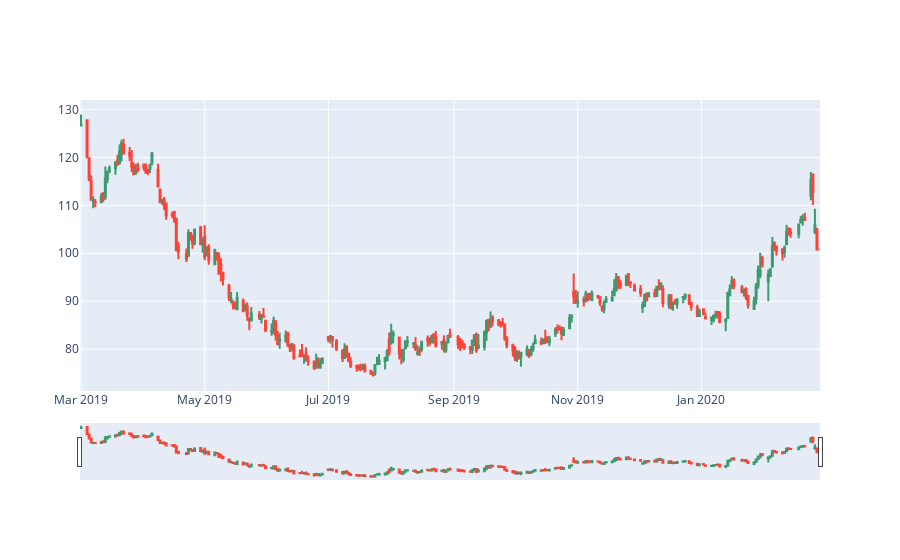

The cell this chart's notebook holds for it:
### Code cell
symbol ='UTHR'
print(r.get_name_by_symbol(symbol))
list_of_dicts = r.get_historicals(symbol,span='year')
df = pd.DataFrame.from_dict(list_of_dicts, orient='columns')
from datetime import datetime
df['Date']= (pd.to_datetime(df['begins_at'], format="%Y-%m-%dT%H:%M:%SZ"))
fig = go.Figure(data=[go.Candlestick(x=df['Date'],
                open=df['open_price'],
                high=df['high_price'],
                low=df['low_price'],
                close=df['close_price'])])
fig.show()

### Figure 1 — Plotly figure (JSON) as saved in the notebook; plotly's stock layout.template omitted (floating-point values rounded to 4 significant figures; data arrays with more than 128 entries replaced by an {"elided": "..."} marker saying what was removed)
{"data": [{"close": {"elided": "252 str values"}, "high": {"elided": "252 str values"}, "low": {"elided": "252 str values"}, "open": {"elided": "252 str values"}, "type": "candlestick", "x": {"elided": "252 str values"}}], "layout": {}}
